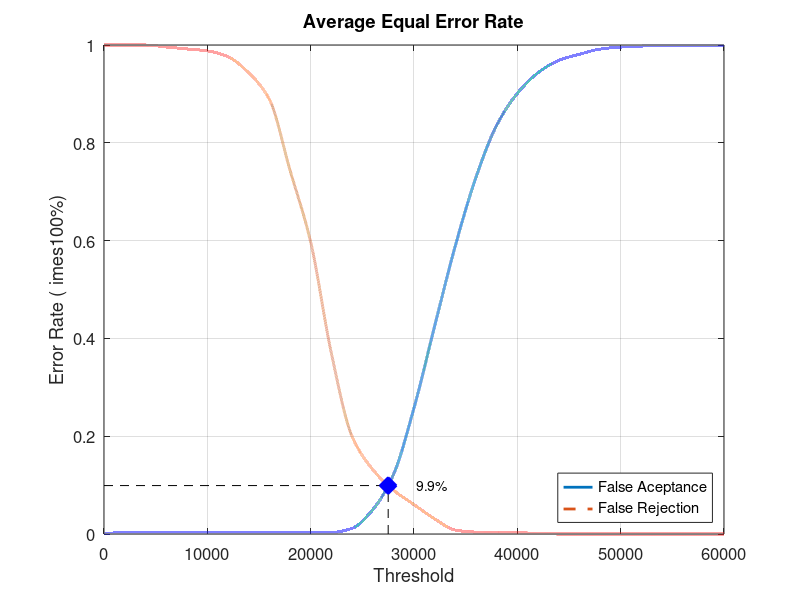
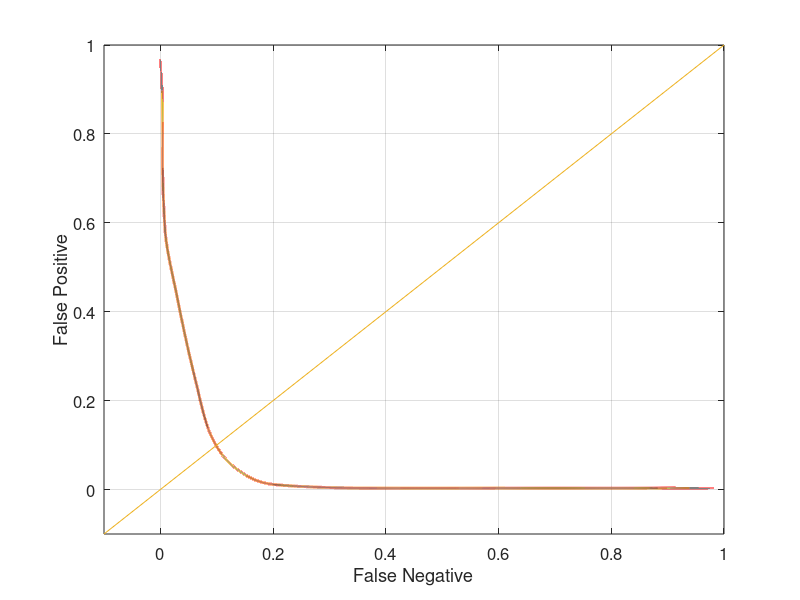

These figures' MATLAB source, in order:
close all;
clear;
clc;
x = 0:2000:60000;
xq = 0:0.5:60000;

y0 = [0 0.0031579 0.0031579 0.0031579 0.0031579 0.0031579 0.0031579 0.0031579 0.0031579 0.0031579 0.0031579 0.0031579 0.0115789 0.0494737 0.121053 0.257895 0.425263 0.589474 0.729474 0.83579 0.901053 0.943158 0.968421 0.981053 0.991579 0.99579 0.997895 0.998947 0.998947 0.998947 1]
yy0 = interp1(x, y0, xq, 'pchip');
y1 = [1 1 1 0.996 0.992 0.988 0.976 0.943 0.889 0.744 0.597 0.37 0.2 0.132 0.09 0.06 0.031 0.008 0.004 0.004 0.003 0.001 0 0 0 0 0 0 0 0 0]
yy1 = interp1(x, y1, xq, 'pchip');

% Calculating EER: 
y2 = abs(y0 - y1);
find(y2 == min(y2))
yy2 = abs(yy0 - yy1);
xEER = find(yy2 == min(yy2));
xEERIndex = xq(xEER) % X-axis EER
yEER = yy0(xEER) % Y-axis EER

main = figure
plot(xq, yy0,'-','LineWidth', 2);	hold on
plot(xq, yy1,'--','LineWidth', 2);	hold on
plot([xEERIndex xEERIndex], [0 yEER], 'k--');	hold on
plot([0 xEERIndex], [yEER yEER], 'k--');	hold on
plot(xEERIndex, yEER, 'bx', 'LineWidth', 10);	hold on
text(xEERIndex + 10 * xEERIndex / 100, yEER, [num2str(round((10000 * yEER)) / 100) '%'])
legend('False Aceptance', 'False Rejection', 'Location', 'SouthEast')
xlabel('Threshold')
ylabel('Error Rate (	imes100%)')
title('Average Equal Error Rate')
set(gca, 'FontSize', 12)
axis([0 60000 0 1])
grid on

print(main, 'Database4AverageMain', '-dpng');
FNRxFPR = figure('Color', [1 1 1]);
plot(yy1, yy0, '-', yy1, yy0, 'LineWidth', 2);
hold on
y = -0.1:0.1:1
plot(y, y); 
set(gca, 'FontSize', 12)
xlabel('False Negative')
ylabel('False Positive')
axis([-0.1 1 -0.1 1])
set(gca, 'FontSize', 12)
grid on

print(FNRxFPR, 'Database4AverageFNRxFPR','-dpng');
